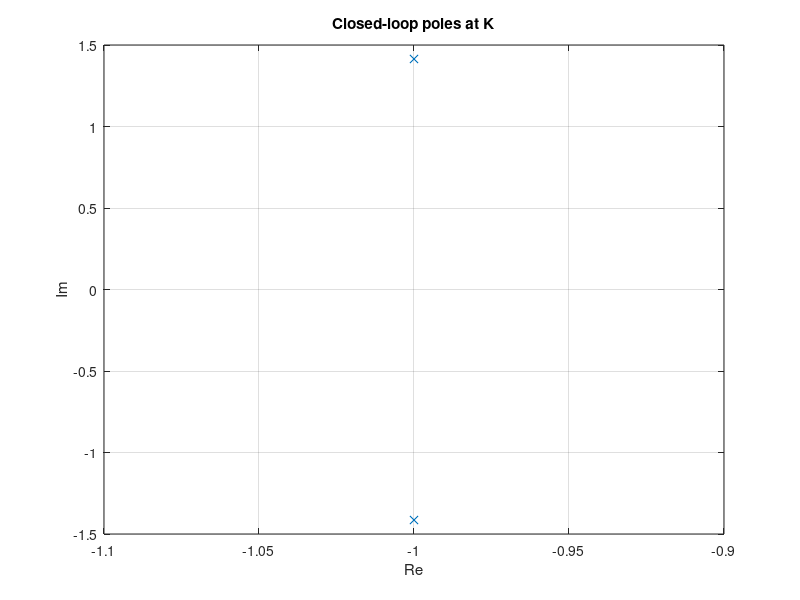

This figure's MATLAB source:
% Годограф корней
% Полюса замкнутой системы vs K

K = 1;
denCL = [1 2 2 + K];
pr = roots(denCL);
figure;
plot(real(pr), imag(pr), 'x');
title('Closed-loop poles at K');
xlabel('Re'); ylabel('Im'); grid on;

%{
@play
{
 "title": "Годограф корней",
 "groups": [
  {
   "name": "Усиление",
   "controls": [
    {
     "var": "K",
     "label": "K",
     "min": 0.1,
     "max": 5,
     "step": 0.1,
     "default": 1
    }
   ]
  }
 ]
}
%}
